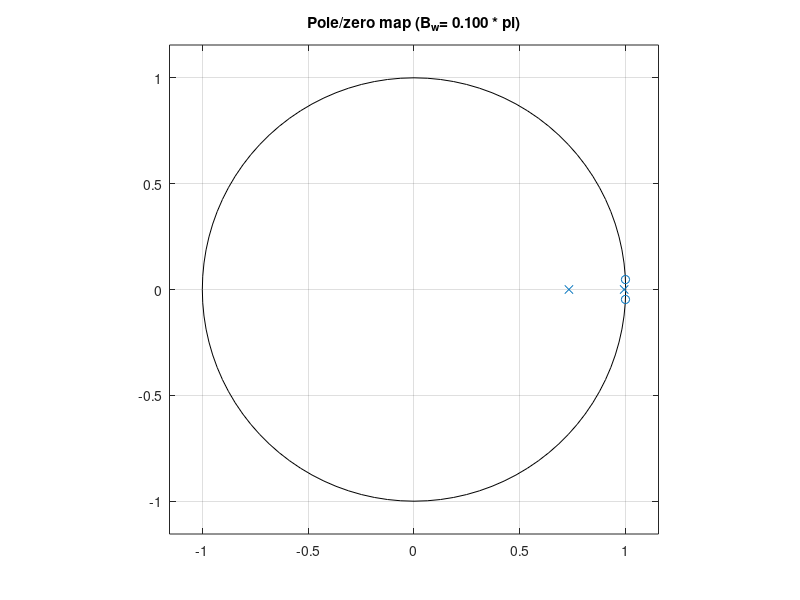
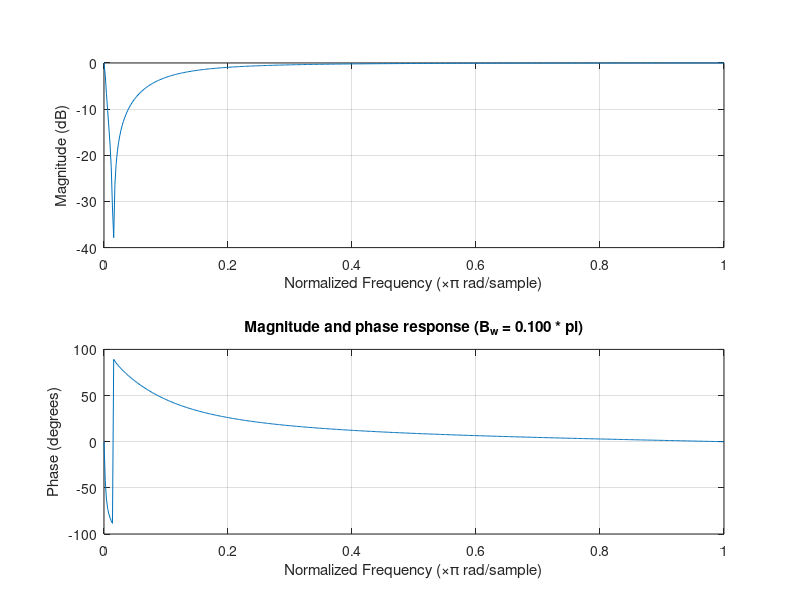
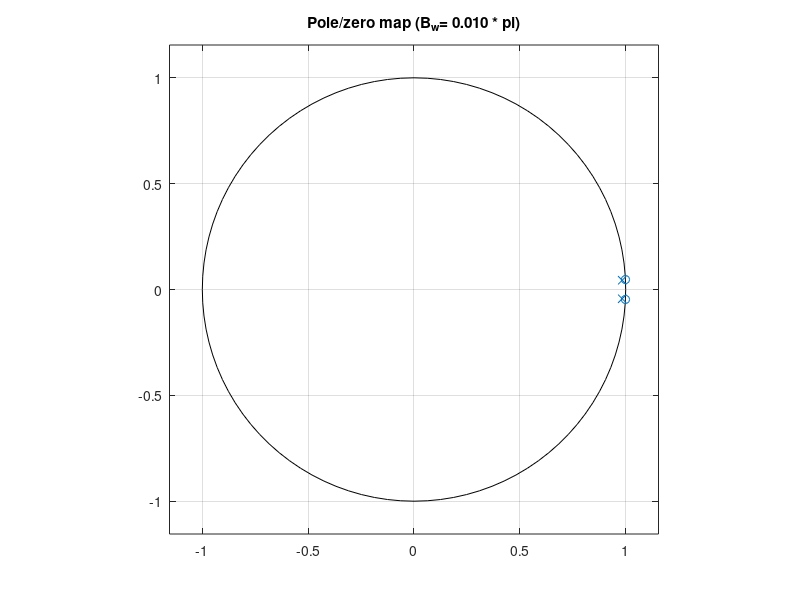
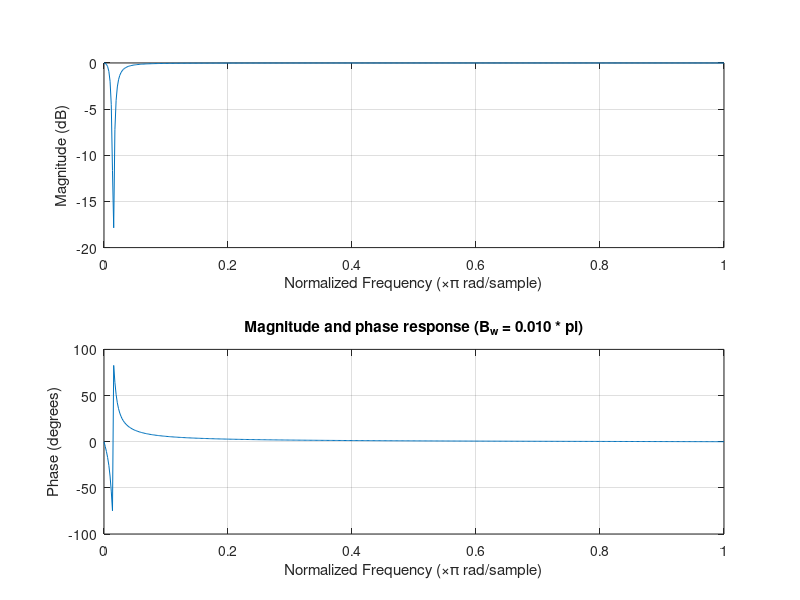

Write the MATLAB code that produced these figures, in order.
clear;
close all;

omega0 = 330 * 2 * pi / 44.1E3;
beta = cos(omega0);


for bw = [0.1 0.01 0.005]
    cosine = cos(bw * pi);
    alpha = 1/cosine - sqrt(1/cosine^2 - 1);

    fprintf('alpha=%f (Bw = %.3fpi)\n', alpha, bw);

    num = ((1+alpha) / 2) * [1 -2*beta 1];
    den = [1 -beta*(1+alpha) alpha];

    figure;
    zplane(num, den);
    title(sprintf('Pole/zero map (B_w= %.3f * pi)', bw));

    figure;
    freqz(num, den);
    title(sprintf('Magnitude and phase response (B_w = %.3f * pi)', bw));
end
